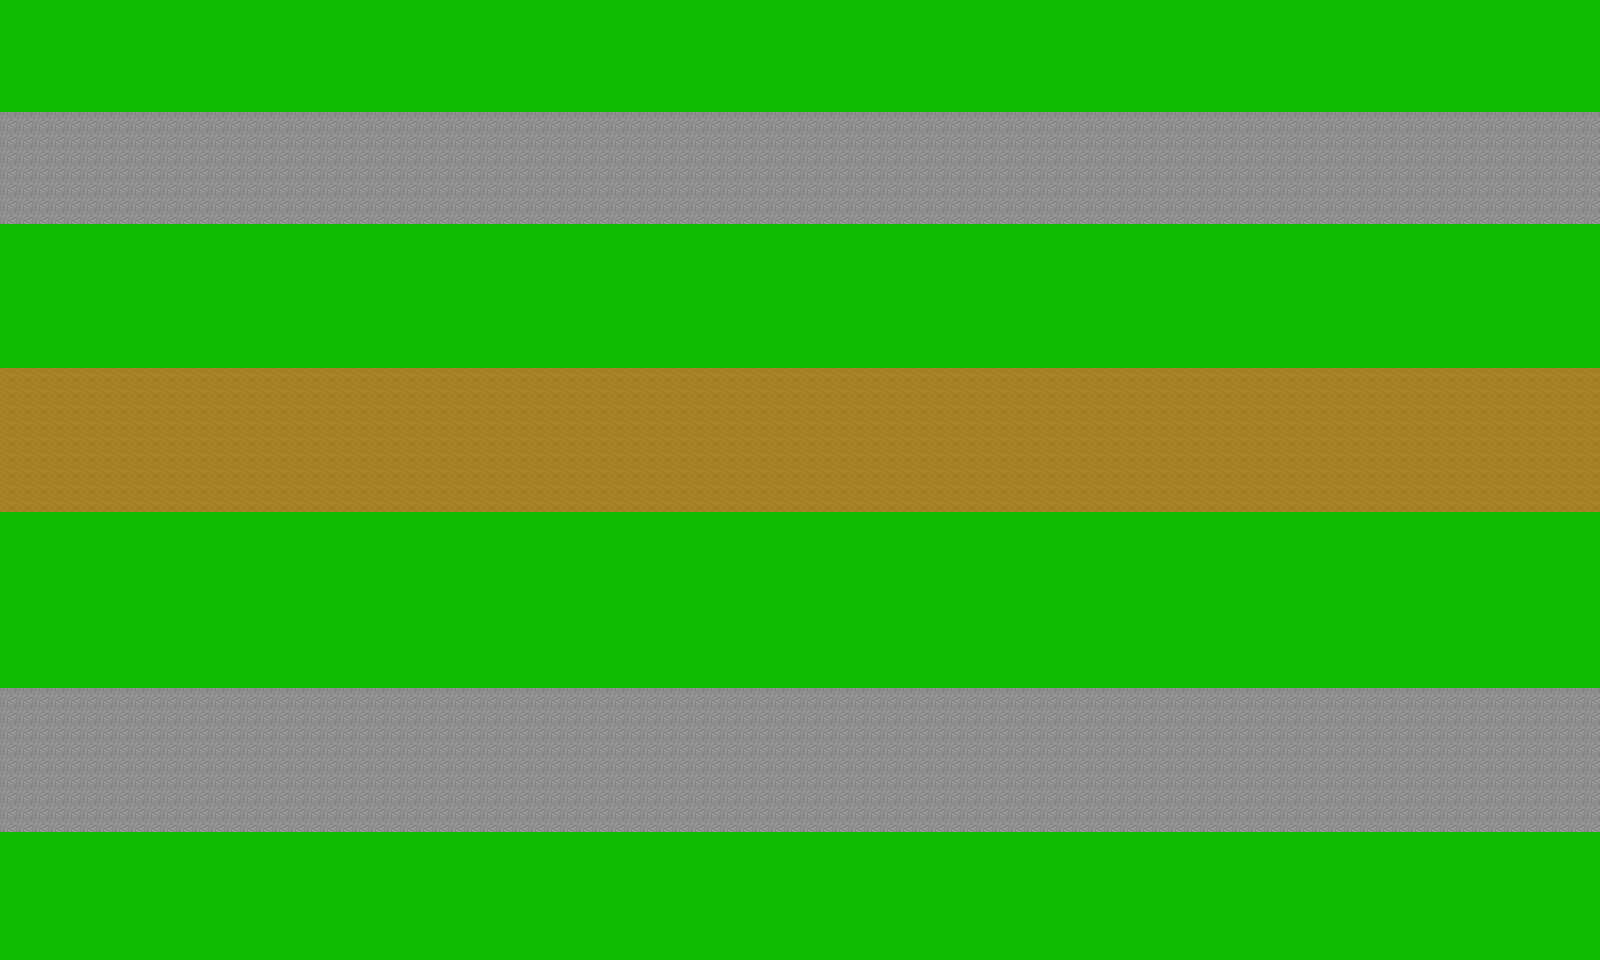

This game map was drawn from its Tiled (.tmx) file and the tilesets committed beside it. A one-line description and the trimmed map source follow:
An orthogonal 100x60 tile map with 16x16 px tiles, 1 tile layer (Tile Layer 1).

<map version="1.0" tiledversion="1.1.5" orientation="orthogonal" renderorder="right-down" width="100" height="60" tilewidth="16" tileheight="16" infinite="0" nextobjectid="1">
 <tileset firstgid="1" source="terrainTilesheet.tsx" />
 <layer name="Tile Layer 1" width="100" height="60">
  <data>[6000 cells, 6000 non-empty, 3 distinct tile ids]</data>
 </layer>
</map>